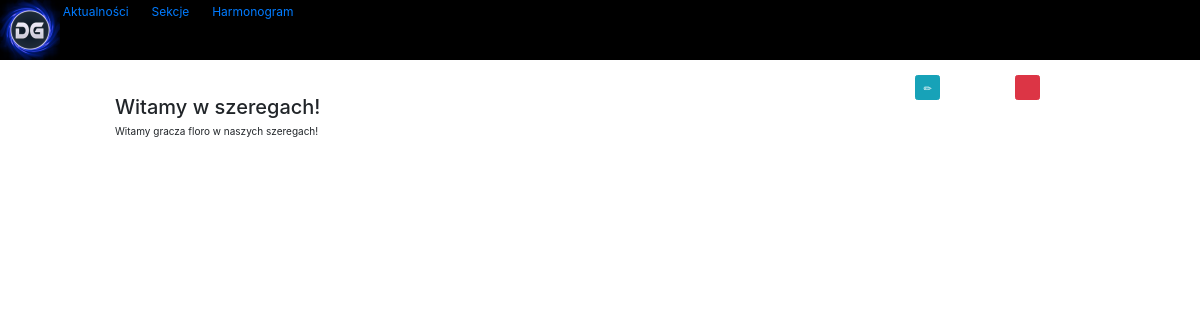
Screenshot of /15/ with the database file from the repository.
### DruzynGaming/models.py (models this page shows, shortened)
class Post(models.Model):
    title = models.CharField(max_length=120, help_text='Tytuł')
    message = models.TextField(help_text="Treść")

### DruzynGaming/views.py (the view)
# urls.py: path('<int:pk>/', views.PostDetailView.as_view(), name='detail'),
class PostDetailView(DetailView):
 model=Post
 template_name = 'DruzynGaming/post-detail.html'

### templates/DruzynGaming/post-detail.html (shortened to what this page needs)
<!DOCTYPE html>
<html lang="en">
<head>
    <link rel="stylesheet" href="../../static/css/style.css">
<link rel="stylesheet" href="https://stackpath.bootstrapcdn.com/bootstrap/4.1.3/css/bootstrap.min.css">
</head>
<body>
<div id="nav">
    {% load static %}
<img src="{% static 'img/logo.png' %}">
<a href="{% url 'aktualnosci' %}"><span class="nav">Aktualności</span></a>
<a href="{% url 'sekcje' %}"><span class="nav">Sekcje</span></a>
<a href="{% url 'harmonogram' %}"><span class="nav">Harmonogram</span></a>
</div>
<div id="container">
<div class="container-fluid">
<br/>
<div class="row">
 <div class="col-md-1 col-xs-1 col-sm-1">
    </div>
 <div class="col-md-8 col-xs-8 col-sm-8">
  <p class="h2">
   {{post.title}}
  </p>
    </div>
 <div class="col-md-1 col-xs-1 col-sm-1">
  <a href="{% url 'edit' post.pk %}">
   <button type="button" class="btn btn-info">
    <span class="glyphicon glyphicon-pencil"></span>
   </button>
  </a>
 </div>
 <div class="col-md-1 col-xs-1 col-sm-1">
  <a href="{% url 'delete' post.pk %}">
   <button type="button" class="btn btn-danger">
    <span class="glyphicon glyphicon-trash"></span>
   </button>
  </a>
 </div>
 <div class="col-md-1 col-xs-1 col-sm-1"></div>
</div>
<div class="row">
 <div class="col-md-1 col-xs-1 col-sm-1"></div>
 <div class="col-md-10 col-xs-10 col-sm-10">
 {{post.message}}
 </div>
 <div class="col-md-1 col-xs-1 col-sm-1"></div>
</div>
</div>
</div>
</body>
</html>

### rows the page displays
Post: title "Witamy w szeregach!", message "Witamy gracza floro w naszych szeregach!"
